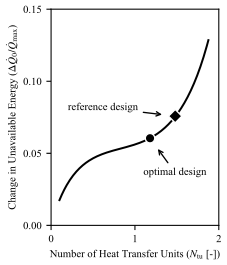

Here is the Python script that generated this plot:
import os

import matplotlib.pyplot as plt
import numpy as np
import xflow
from xflow import calculate_pressure_drop_ratio, create_plot

save_dir = os.path.dirname(os.path.abspath(__file__))

# Helicopter defaults (hardcoded from xflow.py)
DEFAULT_PRESSURE_DROP_ASSUMPTION = "inlet_density"
DEFAULT_C_COLD_OVER_C_HOT = 0.95  # C_cold / C_hot
DEFAULT_D_R = 0.44
DEFAULT_G2_H = 2e-2
DEFAULT_ST_OVER_F = 0.4  # Assumed same for both fluids
DEFAULT_F_C_OVER_F_H = 1.0  # f_c/f_h
DEFAULT_T = 1.7  # 980/576
DEFAULT_T_DEAD_OVER_T_COLD_IN = 0.52  # 300/576
DEFAULT_P_COLD_IN_OVER_P_HOT_IN = 7.2
DEFAULT_P_HOT_IN_OVER_P_DEAD = 1.03
DEFAULT_P_DEAD_OVER_P_HOT_IN = 1.0 / DEFAULT_P_HOT_IN_OVER_P_DEAD
DEFAULT_GAMMA = 1.4
TARGET_EPS = 0.6
NTU_MATCH = 1.479  # From Helicopter case in xflow.py
DEFAULT_NTU_MAX = 2.0
SHOW_CUBIC = True  # Enable cubic case

# For inlet_density assumption
DEFAULT_MOLAR_MASS_RATIO = 1.0  # M_cold / M_hot (cold/hot) - default when not specified
DEFAULT_A_R = 1.0  # A_r (cold/hot) - default when not specified

DEFAULT_DP_MAX = 0.3

PLOT_TRIPLE_G2 = None


def save_figures(
    c_cold_over_c_hot,
    st_over_f,
    f_c_over_f_h,
    d_r,
    g2_h,
    dp_max=DEFAULT_DP_MAX,
    base_name="fig5b",
    plot_triple_g2=None,
    t=DEFAULT_T,
    t_dead_over_t_cold_in=DEFAULT_T_DEAD_OVER_T_COLD_IN,
    gamma=DEFAULT_GAMMA,
    pressure_drop_assumption=DEFAULT_PRESSURE_DROP_ASSUMPTION,
    p_cold_in_over_p_hot_in=DEFAULT_P_COLD_IN_OVER_P_HOT_IN,
    molar_mass_ratio=DEFAULT_MOLAR_MASS_RATIO,
    a_r=DEFAULT_A_R,
):
    """
    Save figures as SVG, TIFF, and HD PNG for classical framework with multiple g^2 values.
    Similar to fig2b but for cubic case (SHOW_CUBIC = True).

    Parameters:
        plot_triple_g2: List of g^2 values to plot (e.g., [1e-3, 5e-3, 20e-3])
    """
    # Set font sizes to match Word (10pt = 10 points)
    font_size = 8
    plt.rcParams.update(
        {
            "font.family": "serif",
            "font.serif": ["Times New Roman"],
            "font.size": font_size,
            "mathtext.fontset": "stix",
            "axes.titlesize": font_size,
            "axes.labelsize": font_size,
            "xtick.labelsize": font_size,
            "ytick.labelsize": font_size,
            "legend.fontsize": font_size,
            "figure.titlesize": font_size,
        }
    )

    # Calculate pressure drop ratio based on assumption
    # Calculate sigma_r from d_r * A_r
    sigma_r = d_r * a_r if a_r is not None else None
    pressure_drop_ratio = calculate_pressure_drop_ratio(
        pressure_drop_assumption, c_cold_over_c_hot, t, d_r, molar_mass_ratio, sigma_r, p_cold_in_over_p_hot_in
    )

    # Set SHOW_CUBIC to True for cubic case
    xflow.SHOW_CUBIC = SHOW_CUBIC
    xflow.NTU_MATCH = NTU_MATCH

    fig = plt.figure(figsize=(9 / 2.54, 7 / 2.54))  # IF DOUBLE COLUMN FIGURE, USE THIS
    fig = plt.figure(figsize=((6) / 2.54, 7 / 2.54))  # IF TRIPLE COLUMN FIGURE, USE THIS
    ax = plt.subplot(111)
    ax_twin = ax.twinx()  # Created but will be hidden for classical framework

    _, line_list, ax, ax_twin = create_plot(
        c_cold_over_c_hot,
        st_over_f,
        f_c_over_f_h,
        d_r,
        g2_h,
        ntu_max=2.0,
        dp_max=dp_max,
        ax=ax,
        ax_twin=ax_twin,
        plot_triple_g2=plot_triple_g2,
        framework="classical",
        t=t,
        t_dead_over_t_cold_in=t_dead_over_t_cold_in,
        p_cold_in_over_p_hot_in=p_cold_in_over_p_hot_in,
        p_dead_over_p_hot_in=1.0,
        gamma=gamma,
        pressure_drop_percent_ratio_cold_over_hot=pressure_drop_ratio,
    )

    # Update ylabel and x-axis formatting
    ax.set_ylabel(r"HEx $\Delta Q_0/Q_{\mathrm{max}}$")

    # Remove title if present
    ax.set_title("")

    # Remove grey vertical line at NTU_MATCH (drawn by xflow when SHOW_CUBIC is True)
    for line in list(ax.get_lines()):
        x_data = line.get_xdata()
        if len(x_data) >= 2 and np.allclose(x_data, x_data[0]):
            line.remove()
            break

    ax.set_xticks([0, 1, 2])
    ax.xaxis.set_major_formatter(plt.FuncFormatter(lambda x, p: f"{x:.0f}"))
    ax.set_ylim(0, 0.15)
    ax.set_yticks([0, 0.05, 0.10, 0.15])

    # Remove existing legend and recreate using line_list order (matches newfig1: highest g^2 at top)
    legend = ax.get_legend()
    if legend:
        legend.remove()

    # NTU reference and optimum values
    NTU_REF = 1.48
    NTU_OPT = 1.18

    # Add new legend matching newfig1 style with custom labels and title
    y_ref_first = None
    y_opt_first = None
    if line_list:
        # Add grey crosses at NTU_REF and black filled circles at NTU_OPT on all lines
        for line in line_list:
            x_data = line.get_xdata()
            y_data = line.get_ydata()
            # Filter out invalid/masked data
            valid_mask = np.isfinite(x_data) & np.isfinite(y_data)
            if np.any(valid_mask):
                x_plot = x_data[valid_mask]
                y_plot = y_data[valid_mask]

                # Find y-value at NTU_REF
                idx_ref = (np.abs(x_plot - NTU_REF)).argmin()
                y_ref = y_plot[idx_ref]
                if y_ref_first is None:
                    y_ref_first = y_ref
                ax.scatter(NTU_REF, y_ref, marker="D", color="white", zorder=10, s=50, facecolor="black")

                # Find y-value at NTU_OPT
                idx_opt = (np.abs(x_plot - NTU_OPT)).argmin()
                y_opt = y_plot[idx_opt]
                if y_opt_first is None:
                    y_opt_first = y_opt
                ax.scatter(NTU_OPT, y_opt, marker="o", color="white", zorder=10, s=50, facecolor="black")

        # Annotations with arrows (like fig2b): reference design at grey x, optimal design at circle
        arrow_kw = dict(arrowstyle="->", color="black", lw=1, shrinkB=10)
        if y_ref_first is not None:
            ax.annotate(
                "reference design",
                xy=(NTU_REF, y_ref_first),
                xytext=(0.2, 0.08),
                fontsize=font_size,
                ha="left",
                arrowprops=dict(arrowstyle="->", color="black", lw=1, shrinkB=10),
            )
        if y_opt_first is not None:
            ax.annotate(
                "optimal design",
                xy=(NTU_OPT, y_opt_first),
                xytext=(1.1, 0.035),
                fontsize=font_size,
                ha="left",
                arrowprops=arrow_kw,
            )

    plt.tight_layout(pad=0.5)

    # Independent control for figure
    ax.set_xlabel(r"Number of Heat Transfer Units ($N_\mathrm{tu}$ [-])")
    ax.set_ylabel(r"Change in Unavailable Energy ($\Delta \dot{Q}_0/\dot{Q}_{\mathrm{max}}$)")

    # Save as SVG
    fig.savefig(
        os.path.join(save_dir, f"{base_name}.svg"),
        dpi=300,
        facecolor="white",
        format="svg",
        bbox_inches=None,
        pad_inches=0,
    )

    # Save as TIFF
    fig.savefig(
        os.path.join(save_dir, f"{base_name}.tiff"),
        dpi=300,
        facecolor="white",
        format="tiff",
        bbox_inches=None,
        pad_inches=0,
    )

    # Save as HD PNG
    fig.savefig(
        os.path.join(save_dir, f"{base_name}.png"),
        dpi=300,
        facecolor="white",
        format="png",
        bbox_inches=None,
        pad_inches=0,
    )

    # Save as HD PDF
    fig.savefig(
        os.path.join(save_dir, f"{base_name}.pdf"),
        dpi=300,
        facecolor="white",
        format="pdf",
        bbox_inches=None,
        pad_inches=0,
    )

    plt.close(fig)
    print(f"Saved figures: {base_name}.svg, {base_name}.tiff, {base_name}.png, {base_name}.pdf")


if __name__ == "__main__":
    # Save figures with classical framework for cubic case
    save_figures(
        DEFAULT_C_COLD_OVER_C_HOT,
        DEFAULT_ST_OVER_F,
        DEFAULT_F_C_OVER_F_H,
        DEFAULT_D_R,
        DEFAULT_G2_H,
        dp_max=DEFAULT_DP_MAX,
        base_name="fig5b",
        plot_triple_g2=PLOT_TRIPLE_G2,
        t=DEFAULT_T,
        t_dead_over_t_cold_in=DEFAULT_T_DEAD_OVER_T_COLD_IN,
        gamma=DEFAULT_GAMMA,
        pressure_drop_assumption=DEFAULT_PRESSURE_DROP_ASSUMPTION,
        p_cold_in_over_p_hot_in=DEFAULT_P_COLD_IN_OVER_P_HOT_IN,
        molar_mass_ratio=DEFAULT_MOLAR_MASS_RATIO,
        a_r=DEFAULT_A_R,
    )
